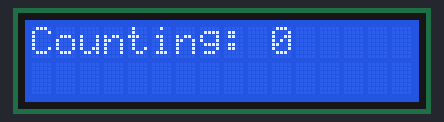
Simulated run of this program. Board: Raspberry Pi (BCM pin numbers). Parts: 16×2 character LCD.

Above: at 0.1 s.
At 4.2 s:
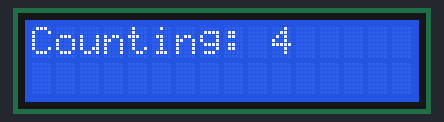
At 9.2 s:
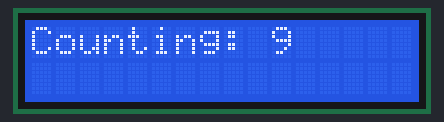
At 19.4 s:
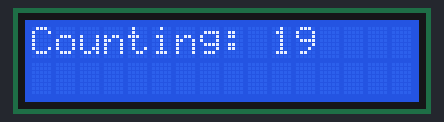
At 28.5 s:
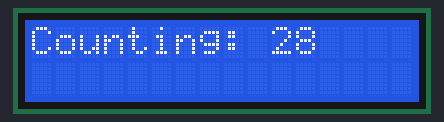
At 38.7 s:
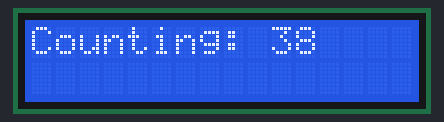

Measured:
- what the display in image 1 shows lasts 1.0 s, from 4.1 s to 5.1 s

The program:

testlcd.py
```python
from Adafruit_CharLCD import Adafruit_CharLCD
from time import sleep

lcd = Adafruit_CharLCD(rs=22, en=11, d4=23, d5=10, d6=9, d7=25, cols=16, lines=2)
i = 0

while True:
    lcd.clear()
    lcd.message('Counting: ' + str(i))
    sleep(1)
    i = i + 1
```
